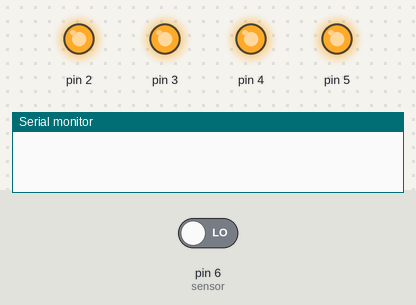
Simulated run of this sketch. Board: Arduino Uno, built with avr-gcc and run on an emulated ATmega328P. Shown: output pins drawn as LEDs (lit = HIGH), the last lines printed to the serial monitor. Inputs (shaded band) come from the test bench; at power-on: pin 6 (sensor) LOW.

Above: at 5.3 s.
At 13.2 s:
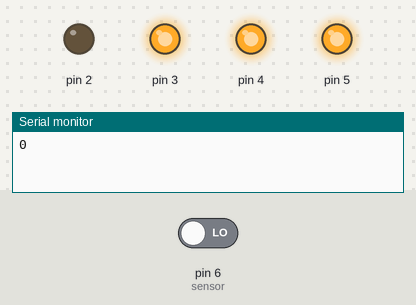
Timing chart, 0 to 20.5 s (numbered marks = the images above):
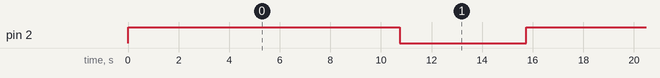

Measured:
- by itself, pin 2: alternates HIGH for 10.8 s and LOW for 5.0 s

The sketch:

FINAL_CODE.ino
```cpp
#define sensor 6
int delay1()
{
  //unsigned int long k;
  int i, j;
  unsigned int count = 0;
  for (i = 0; i < 1000; i++)
  {
    for (j = 0; j < 1227; j++)
    {
      if (digitalRead(sensor))
      {
        count++;
        while (digitalRead(sensor));
      }
    }
  }
  return count;
}
void setup()
{
  pinMode(sensor, INPUT);
  Serial.begin(9600);
  pinMode(2, OUTPUT);
  pinMode(3, OUTPUT);
  pinMode(4, OUTPUT);
  pinMode(5, OUTPUT);
  digitalWrite(2, HIGH);
  digitalWrite(3, HIGH);
  digitalWrite(4, HIGH);
  digitalWrite(5, HIGH);
}
void loop()
{
  unsigned int time = 0, RPM = 0;
  time = delay1();
  RPM = (time * 12) / 3;
  Serial.println(RPM);
  delay(5000);
  if (RPM < 250)
  {
    digitalWrite(2, LOW);
    delay(5000);
    digitalWrite(2, HIGH);
  }
  else if (RPM < 500)
  {
    digitalWrite(3, LOW);
    delay(5000);
    digitalWrite(3, HIGH);
  }
  else if (RPM < 750)
  {
    digitalWrite(4, LOW);
    delay(5000);
    digitalWrite(4, HIGH);
  }
  else if (RPM < 1000)
  {
    digitalWrite(5, LOW);
    delay(5000);
    digitalWrite(5, HIGH);
  }
}
```
